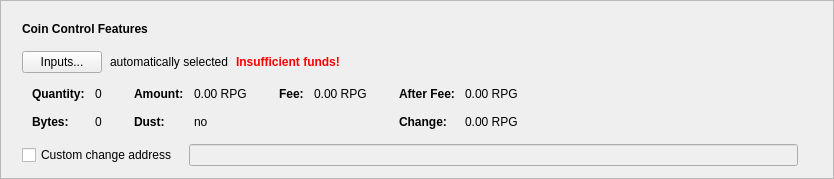
      <widget class="QFrame" name="frameCoinControl">
       <property name="sizePolicy">
        <sizepolicy hsizetype="Expanding" vsizetype="Fixed">
         <horstretch>0</horstretch>
         <verstretch>0</verstretch>
        </sizepolicy>
       </property>
       <property name="frameShape">
        <enum>QFrame::StyledPanel</enum>
       </property>
       <property name="frameShadow">
        <enum>QFrame::Raised</enum>
       </property>
       <layout class="QVBoxLayout" name="verticalLayout_2">
        <item>
         <layout class="QVBoxLayout" name="verticalLayoutCoinControl" stretch="0,0,0,0,0">
          <property name="spacing">
           <number>0</number>
          </property>
          <property name="sizeConstraint">
           <enum>QLayout::SetDefaultConstraint</enum>
          </property>
          <property name="leftMargin">
           <number>10</number>
          </property>
          <property name="topMargin">
           <number>10</number>
          </property>
          <item>
           <layout class="QHBoxLayout" name="horizontalLayoutCoinControl1">
            <property name="bottomMargin">
             <number>15</number>
            </property>
            <item>
             <widget class="QLabel" name="labelCoinControlFeatures">
              <property name="sizePolicy">
               <sizepolicy hsizetype="Preferred" vsizetype="Maximum">
                <horstretch>0</horstretch>
                <verstretch>0</verstretch>
               </sizepolicy>
              </property>
              <property name="font">
               <font>
                <weight>75</weight>
                <bold>true</bold>
               </font>
              </property>
              <property name="styleSheet">
               <string notr="true">font-weight:bold;</string>
              </property>
              <property name="text">
               <string>Coin Control Features</string>
              </property>
             </widget>
            </item>
           </layout>
          </item>
          <item>
           <layout class="QHBoxLayout" name="horizontalLayoutCoinControl2" stretch="0,0,0,0">
            <property name="spacing">
             <number>8</number>
            </property>
            <property name="bottomMargin">
             <number>10</number>
            </property>
            <item>
             <widget class="QPushButton" name="pushButtonCoinControl">
              <property name="styleSheet">
               <string notr="true"/>
              </property>
              <property name="text">
               <string>Inputs...</string>
              </property>
              <property name="autoDefault">
               <bool>false</bool>
              </property>
             </widget>
            </item>
            <item>
             <widget class="QLabel" name="labelCoinControlAutomaticallySelected">
              <property name="text">
               <string>automatically selected</string>
              </property>
              <property name="margin">
               <number>5</number>
              </property>
             </widget>
            </item>
            <item>
             <widget class="QLabel" name="labelCoinControlInsuffFunds">
              <property name="font">
               <font>
                <weight>75</weight>
                <bold>true</bold>
               </font>
              </property>
              <property name="styleSheet">
               <string notr="true">color:red;font-weight:bold;</string>
              </property>
              <property name="text">
               <string>Insufficient funds!</string>
              </property>
              <property name="margin">
               <number>5</number>
              </property>
             </widget>
            </item>
            <item>
             <spacer name="horizontalSpacerCoinControl">
              <property name="orientation">
               <enum>Qt::Horizontal</enum>
              </property>
              <property name="sizeHint" stdset="0">
               <size>
                <width>40</width>
                <height>1</height>
               </size>
              </property>
             </spacer>
            </item>
           </layout>
          </item>
          <item>
           <widget class="QWidget" name="widgetCoinControl" native="true">
            <property name="sizePolicy">
             <sizepolicy hsizetype="Preferred" vsizetype="Preferred">
              <horstretch>0</horstretch>
              <verstretch>0</verstretch>
             </sizepolicy>
            </property>
            <property name="minimumSize">
             <size>
              <width>0</width>
              <height>0</height>
             </size>
            </property>
            <property name="styleSheet">
             <string notr="true"/>
            </property>
            <layout class="QHBoxLayout" name="horizontalLayoutCoinControl5">
             <property name="leftMargin">
              <number>0</number>
             </property>
             <property name="topMargin">
              <number>0</number>
             </property>
             <property name="rightMargin">
              <number>0</number>
             </property>
             <property name="bottomMargin">
              <number>0</number>
             </property>
             <item>
              <layout class="QHBoxLayout" name="horizontalLayoutCoinControl3" stretch="0,0,0,1">
               <property name="spacing">
                <number>20</number>
               </property>
               <property name="topMargin">
                <number>0</number>
               </property>
               <property name="bottomMargin">
                <number>10</number>
               </property>
               <item>
                <layout class="QFormLayout" name="formLayoutCoinControl1">
                 <property name="horizontalSpacing">
                  <number>10</number>
                 </property>
                 <property name="verticalSpacing">
                  <number>14</number>
                 </property>
                 <property name="leftMargin">
                  <number>10</number>
                 </property>
                 <property name="topMargin">
                  <number>4</number>
                 </property>
                 <property name="rightMargin">
                  <number>6</number>
                 </property>
                 <item row="0" column="0">
                  <widget class="QLabel" name="labelCoinControlQuantityText">
                   <property name="font">
                    <font>
                     <weight>75</weight>
                     <bold>true</bold>
                    </font>
                   </property>
                   <property name="text">
                    <string>Quantity:</string>
                   </property>
                   <property name="margin">
                    <number>0</number>
                   </property>
                  </widget>
                 </item>
                 <item row="0" column="1">
                  <widget class="QLabel" name="labelCoinControlQuantity">
                   <property name="cursor">
                    <cursorShape>IBeamCursor</cursorShape>
                   </property>
                   <property name="contextMenuPolicy">
                    <enum>Qt::ActionsContextMenu</enum>
                   </property>
                   <property name="text">
                    <string notr="true">0</string>
                   </property>
                   <property name="margin">
                    <number>0</number>
                   </property>
                   <property name="textInteractionFlags">
                    <set>Qt::LinksAccessibleByMouse|Qt::TextSelectableByKeyboard|Qt::TextSelectableByMouse</set>
                   </property>
                  </widget>
                 </item>
                 <item row="1" column="0">
                  <widget class="QLabel" name="labelCoinControlBytesText">
                   <property name="font">
                    <font>
                     <weight>75</weight>
                     <bold>true</bold>
                    </font>
                   </property>
                   <property name="text">
                    <string>Bytes:</string>
                   </property>
                  </widget>
                 </item>
                 <item row="1" column="1">
                  <widget class="QLabel" name="labelCoinControlBytes">
                   <property name="cursor">
                    <cursorShape>IBeamCursor</cursorShape>
                   </property>
                   <property name="contextMenuPolicy">
                    <enum>Qt::ActionsContextMenu</enum>
                   </property>
                   <property name="text">
                    <string notr="true">0</string>
                   </property>
                   <property name="textInteractionFlags">
                    <set>Qt::LinksAccessibleByMouse|Qt::TextSelectableByKeyboard|Qt::TextSelectableByMouse</set>
                   </property>
                  </widget>
                 </item>
                </layout>
               </item>
               <item>
                <layout class="QFormLayout" name="formLayoutCoinControl2">
                 <property name="horizontalSpacing">
                  <number>10</number>
                 </property>
                 <property name="verticalSpacing">
                  <number>14</number>
                 </property>
                 <property name="leftMargin">
                  <number>6</number>
                 </property>
                 <property name="topMargin">
                  <number>4</number>
                 </property>
                 <property name="rightMargin">
                  <number>6</number>
                 </property>
                 <item row="0" column="0">
                  <widget class="QLabel" name="labelCoinControlAmountText">
                   <property name="font">
                    <font>
                     <weight>75</weight>
                     <bold>true</bold>
                    </font>
                   </property>
                   <property name="text">
                    <string>Amount:</string>
                   </property>
                   <property name="margin">
                    <number>0</number>
                   </property>
                  </widget>
                 </item>
                 <item row="0" column="1">
                  <widget class="QLabel" name="labelCoinControlAmount">
                   <property name="cursor">
                    <cursorShape>IBeamCursor</cursorShape>
                   </property>
                   <property name="contextMenuPolicy">
                    <enum>Qt::ActionsContextMenu</enum>
                   </property>
                   <property name="text">
                    <string notr="true">0.00 RPG</string>
                   </property>
                   <property name="textInteractionFlags">
                    <set>Qt::LinksAccessibleByMouse|Qt::TextSelectableByKeyboard|Qt::TextSelectableByMouse</set>
                   </property>
                  </widget>
                 </item>
                 <item row="1" column="0">
                  <widget class="QLabel" name="labelCoinControlLowOutputText">
                   <property name="font">
                    <font>
                     <weight>75</weight>
                     <bold>true</bold>
                    </font>
                   </property>
                   <property name="text">
                    <string>Dust:</string>
                   </property>
                  </widget>
                 </item>
                 <item row="1" column="1">
                  <widget class="QLabel" name="labelCoinControlLowOutput">
                   <property name="cursor">
                    <cursorShape>IBeamCursor</cursorShape>
                   </property>
                   <property name="contextMenuPolicy">
                    <enum>Qt::ActionsContextMenu</enum>
                   </property>
                   <property name="text">
                    <string notr="true">no</string>
                   </property>
                   <property name="textInteractionFlags">
                    <set>Qt::LinksAccessibleByMouse|Qt::TextSelectableByKeyboard|Qt::TextSelectableByMouse</set>
                   </property>
                  </widget>
                 </item>
                </layout>
               </item>
               <item>
                <layout class="QFormLayout" name="formLayoutCoinControl3">
                 <property name="horizontalSpacing">
                  <number>10</number>
                 </property>
                 <property name="verticalSpacing">
                  <number>14</number>
                 </property>
                 <property name="leftMargin">
                  <number>6</number>
                 </property>
                 <property name="topMargin">
                  <number>4</number>
                 </property>
                 <property name="rightMargin">
                  <number>6</number>
                 </property>
                 <item row="0" column="0">
                  <widget class="QLabel" name="labelCoinControlFeeText">
                   <property name="font">
                    <font>
                     <weight>75</weight>
                     <bold>true</bold>
                    </font>
                   </property>
                   <property name="text">
                    <string>Fee:</string>
                   </property>
                   <property name="margin">
                    <number>0</number>
                   </property>
                  </widget>
                 </item>
                 <item row="0" column="1">
                  <widget class="QLabel" name="labelCoinControlFee">
                   <property name="cursor">
                    <cursorShape>IBeamCursor</cursorShape>
                   </property>
                   <property name="contextMenuPolicy">
                    <enum>Qt::ActionsContextMenu</enum>
                   </property>
                   <property name="text">
                    <string notr="true">0.00 RPG</string>
                   </property>
                   <property name="textInteractionFlags">
                    <set>Qt::LinksAccessibleByMouse|Qt::TextSelectableByKeyboard|Qt::TextSelectableByMouse</set>
                   </property>
                  </widget>
                 </item>
                </layout>
               </item>
               <item>
                <layout class="QFormLayout" name="formLayoutCoinControl4">
                 <property name="horizontalSpacing">
                  <number>10</number>
                 </property>
                 <property name="verticalSpacing">
                  <number>14</number>
                 </property>
                 <property name="leftMargin">
                  <number>6</number>
                 </property>
                 <property name="topMargin">
                  <number>4</number>
                 </property>
                 <property name="rightMargin">
                  <number>6</number>
                 </property>
                 <item row="0" column="0">
                  <widget class="QLabel" name="labelCoinControlAfterFeeText">
                   <property name="font">
                    <font>
                     <weight>75</weight>
                     <bold>true</bold>
                    </font>
                   </property>
                   <property name="text">
                    <string>After Fee:</string>
                   </property>
                   <property name="margin">
                    <number>0</number>
                   </property>
                  </widget>
                 </item>
                 <item row="0" column="1">
                  <widget class="QLabel" name="labelCoinControlAfterFee">
                   <property name="cursor">
                    <cursorShape>IBeamCursor</cursorShape>
                   </property>
                   <property name="contextMenuPolicy">
                    <enum>Qt::ActionsContextMenu</enum>
                   </property>
                   <property name="text">
                    <string notr="true">0.00 RPG</string>
                   </property>
                   <property name="textInteractionFlags">
                    <set>Qt::LinksAccessibleByMouse|Qt::TextSelectableByKeyboard|Qt::TextSelectableByMouse</set>
                   </property>
                  </widget>
                 </item>
                 <item row="1" column="0">
                  <widget class="QLabel" name="labelCoinControlChangeText">
                   <property name="font">
                    <font>
                     <weight>75</weight>
                     <bold>true</bold>
                    </font>
                   </property>
                   <property name="text">
                    <string>Change:</string>
                   </property>
                  </widget>
                 </item>
                 <item row="1" column="1">
                  <widget class="QLabel" name="labelCoinControlChange">
                   <property name="cursor">
                    <cursorShape>IBeamCursor</cursorShape>
                   </property>
                   <property name="contextMenuPolicy">
                    <enum>Qt::ActionsContextMenu</enum>
                   </property>
                   <property name="text">
                    <string notr="true">0.00 RPG</string>
                   </property>
                   <property name="textInteractionFlags">
                    <set>Qt::LinksAccessibleByMouse|Qt::TextSelectableByKeyboard|Qt::TextSelectableByMouse</set>
                   </property>
                  </widget>
                 </item>
                </layout>
               </item>
              </layout>
             </item>
            </layout>
           </widget>
          </item>
          <item>
           <layout class="QHBoxLayout" name="horizontalLayoutCoinControl4" stretch="0,0,0">
            <property name="spacing">
             <number>12</number>
            </property>
            <property name="sizeConstraint">
             <enum>QLayout::SetDefaultConstraint</enum>
            </property>
            <property name="topMargin">
             <number>5</number>
            </property>
            <property name="rightMargin">
             <number>5</number>
            </property>
            <item>
             <widget class="QCheckBox" name="checkBoxCoinControlChange">
              <property name="toolTip">
               <string>If this is activated, but the change address is empty or invalid, change will be sent to a newly generated address.</string>
              </property>
              <property name="text">
               <string>Custom change address</string>
              </property>
             </widget>
            </item>
            <item>
             <widget class="QValidatedLineEdit" name="lineEditCoinControlChange">
              <property name="enabled">
               <bool>false</bool>
              </property>
              <property name="sizePolicy">
               <sizepolicy hsizetype="Expanding" vsizetype="Fixed">
                <horstretch>0</horstretch>
                <verstretch>0</verstretch>
               </sizepolicy>
              </property>
             </widget>
            </item>
            <item>
             <widget class="QLabel" name="labelCoinControlChangeLabel">
              <property name="sizePolicy">
               <sizepolicy hsizetype="Preferred" vsizetype="Expanding">
                <horstretch>0</horstretch>
                <verstretch>0</verstretch>
               </sizepolicy>
              </property>
              <property name="minimumSize">
               <size>
                <width>0</width>
                <height>0</height>
               </size>
              </property>
              <property name="text">
               <string/>
              </property>
              <property name="margin">
               <number>3</number>
              </property>
             </widget>
            </item>
           </layout>
          </item>
          <item>
           <spacer name="verticalSpacerCoinControl">
            <property name="orientation">
             <enum>Qt::Vertical</enum>
            </property>
            <property name="sizeType">
             <enum>QSizePolicy::Expanding</enum>
            </property>
            <property name="sizeHint" stdset="0">
             <size>
              <width>800</width>
              <height>1</height>
             </size>
            </property>
           </spacer>
          </item>
         </layout>
        </item>
       </layout>
      </widget>
